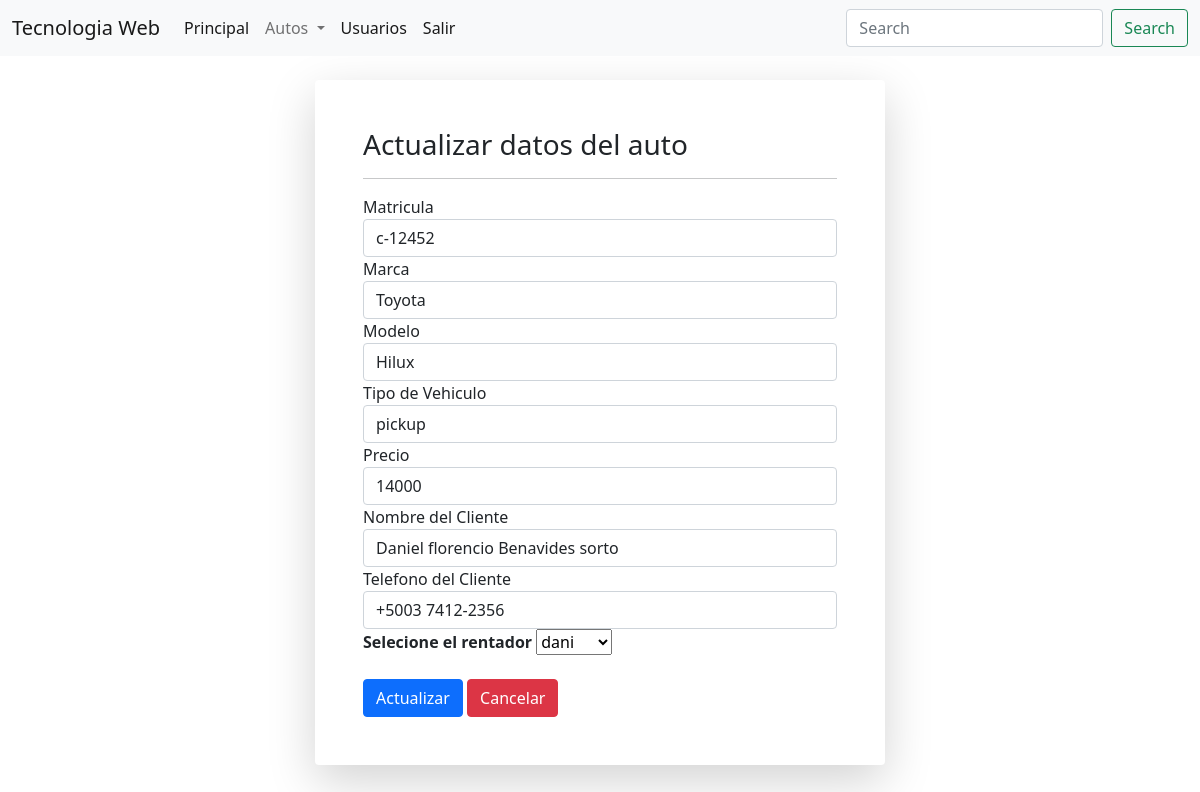
Screenshot of /edit_autos.php?edit_id=c-12452 (signed in) with the database file from the repository.
### tables this page shows
CREATE TABLE `autos` (
  `matricula` varchar(11) NOT NULL,
  `marca` varchar(20) NOT NULL,
  `modelo` varchar(20) NOT NULL,
  `TipoVehiculo` varchar(20) NOT NULL,
  `precio` decimal(18,0) NOT NULL,
  `nombre_cliente` varchar(60) NOT NULL,
  `telefono_cliente` varchar(15) NOT NULL,
  `rentador` varchar(15) NOT NULL
);

### class/autos.php (called while the page is built, shortened)
<?php
class crud
{
    private $db;
    function __construct($conn)
    {
        $this->db = $conn;
    }
?>
<?php
    public function getID($matricula)
    {
        $stmt = $this->db->prepare("SELECT * FROM autos WHERE matricula=:matricula");
        $stmt->execute(array(":matricula" => $matricula));
        $editRow = $stmt->fetch(PDO::FETCH_ASSOC);
        return $editRow;
    }
}

### edit_autos.php (the view, shortened to what this page needs)
<?php
include('config.php');
include_once 'class/autos.php';
$crud = new crud($conn);
if (isset($_GET['edit_id'])) {
    $id = $_GET['edit_id'];
    extract($crud->getID($id));
}
?>
<!doctype html>
<html lang="en">
<head>
    <link href="https://cdn.jsdelivr.net/npm/bootstrap@5.0.2/dist/css/bootstrap.min.css" rel="stylesheet">
    <?php require_once "menu.php" ?>
</head>
<body>
    <div class="container"><br>
        <div class="row justify-content-center">
            <div class="col-6 p-5 bg-white shadow-lg rounded">
                <h3>Actualizar datos del auto</h3>
                <hr>
                <form method="post">
                    <div class="form-group">
                        <label for="matricula">Matricula</label>
                        <input id="matricula" value="<?php echo $matricula; ?>" class="form-control" type="text" name="matricula">
                    </div>
                    <div class="form-group">
                        <label for="marca">Marca</label>
                        <input id="marca" value="<?php echo $marca; ?>" class="form-control" type="text" name="marca">
                    </div>
                    <div class="form-group">
                        <label for="modelo">Modelo</label>
                        <input id="modelo" value="<?php echo $modelo; ?>" class="form-control" type="text" name="modelo">
                    </div>
                    <div class="form-group">
                        <label for="TipoVehiculo">Tipo de Vehiculo</label>
                        <input id="TipoVehiculo" value="<?php echo $TipoVehiculo; ?>" class="form-control" type="text" name="TipoVehiculo">
                    </div>
                    <div class="form-group">
                        <label for="precio">Precio</label>
                        <input id="precio" value="<?php echo $precio; ?>" class="form-control" type="text" name="precio">
                    </div>
                    <div class="form-group">
                        <label for="nombre_cliente">Nombre del Cliente</label>
                        <input id="nombre_cliente" value="<?php echo $nombre_cliente; ?>" class="form-control" type="text" name="nombre_cliente">
                    </div>
                    <div class="form-group">
                        <label for="telefono_cliente">Telefono del Cliente</label>
                        <input id="telefono_cliente" value="<?php echo $telefono_cliente; ?>" class="form-control" type="text" name="telefono_cliente">
                    </div>
                    <div class="form-group">
                        <label for=""><strong>Selecione el rentador</strong>
                            <select name="usuario" id="usuario">
                                <?php
                                include('config.php');
                                $query = $conn->prepare("SELECT * FROM usuarios");
                                $query->execute();
                                ?>
                                <?php foreach ($query as $rentador) : ?>
                                    <option value="<?php echo $rentador['username'] ?>"><?php echo $rentador['username'] ?></option>
                                <?php endforeach ?>
                            </select>
                        </label>
                    </div>
                    <br>
                    <button class="btn btn-primary" type="button" data-bs-toggle="modal" data-bs-target="#guardar">Actualizar</button>
                    <a href="admin_autos.php" class="btn btn-large btn-danger"><i class="glyphicon glyphicon-backward"></i>Cancelar</a>
                </form>
            </div>
        </div>
    </div>
</body>
</html>

### rows the page displays
autos: matricula "c-12452", marca "Toyota", modelo "Hilux", TipoVehiculo "pickup", precio "14000", nombre_cliente "Daniel florencio Benavides sorto", telefono_cliente "+5003 7412-2356"

### other values shown
form field usuario "dani"
